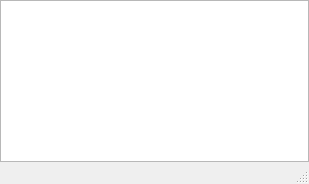
<?xml version="1.0" encoding="UTF-8"?>
<ui version="4.0">
 <class>CompleterWindow</class>
 <widget class="QDialog" name="CompleterWindow">
  <property name="geometry">
   <rect>
    <x>0</x>
    <y>0</y>
    <width>309</width>
    <height>184</height>
   </rect>
  </property>
  <property name="windowTitle">
   <string notr="true">SQLiteStudio completer</string>
  </property>
  <property name="sizeGripEnabled">
   <bool>true</bool>
  </property>
  <layout class="QVBoxLayout" name="verticalLayout">
   <property name="spacing">
    <number>0</number>
   </property>
   <property name="margin">
    <number>0</number>
   </property>
   <item>
    <widget class="CompleterView" name="list">
     <property name="alternatingRowColors">
      <bool>true</bool>
     </property>
    </widget>
   </item>
   <item>
    <widget class="QStatusBar" name="status"/>
   </item>
  </layout>
 </widget>
 <customwidgets>
  <customwidget>
   <class>CompleterView</class>
   <extends>QListView</extends>
   <header>completer/completerview.h</header>
  </customwidget>
 </customwidgets>
 <resources/>
 <connections/>
</ui>
